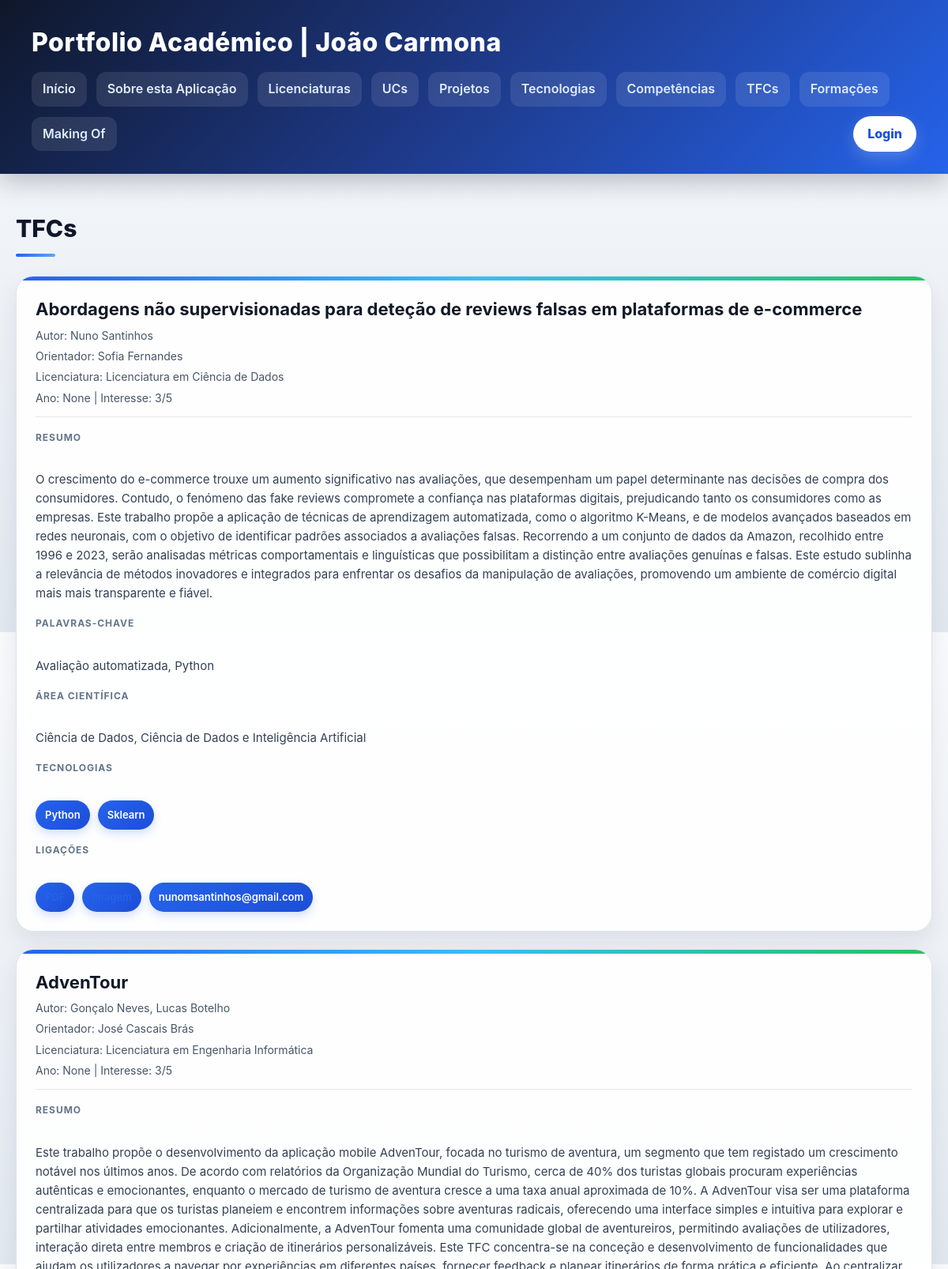
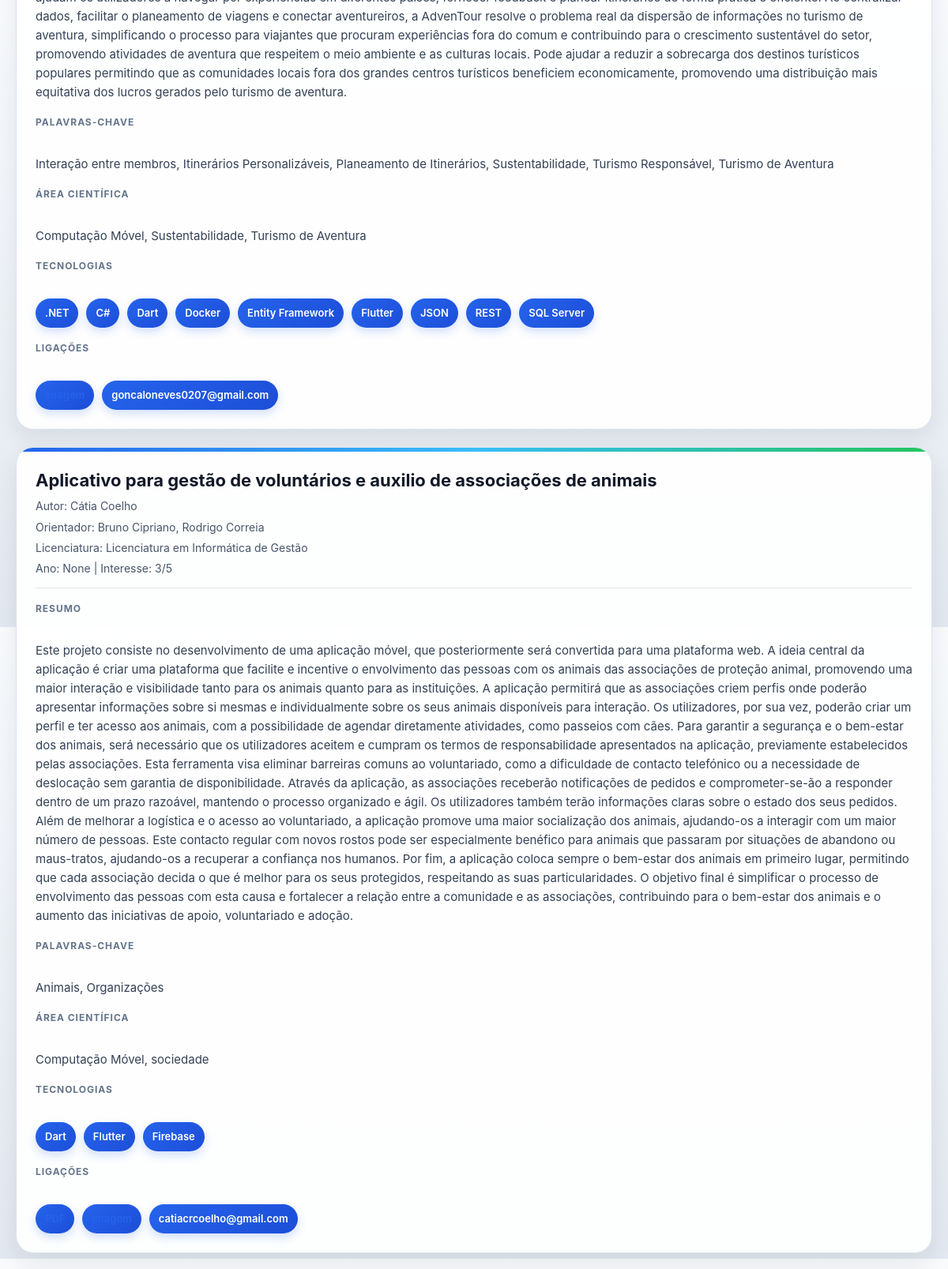
Screenshot of /portfolio/tfcs/ (upper part) with the database file from the repository (2 pictures, top to bottom).
### portfolio/models.py (models this page shows, shortened)
class TFC(models.Model):
    titulo = models.CharField(max_length=200)
    autor = models.CharField(max_length=150, blank=True)
    orientador = models.CharField(max_length=150, blank=True)
    licenciatura = models.CharField(max_length=150, blank=True)
    ano = models.IntegerField(null=True, blank=True)
    resumo = models.TextField(blank=True)
    palavras_chave = models.TextField(blank=True)
    area_cientifica = models.CharField(max_length=150, blank=True)
    pdf = models.URLField(blank=True)
    imagem = models.URLField(blank=True)
    email = models.EmailField(blank=True)
    interesse = models.IntegerField(default=3)
    tecnologias = models.ManyToManyField(Tecnologia, related_name='tfcs', blank=True)

class Tecnologia(models.Model):
    TIPO_CHOICES = [('linguagem','Linguagem'),('framework','Framework'),('bd','Base de Dados'),('ferramenta','Ferramenta'),('outra','Outra')]
    nome = models.CharField(max_length=100)
    tipo = models.CharField(max_length=20,choices=TIPO_CHOICES,default='outra')
    descricao = models.TextField(blank=True)
    principais_aspetos = models.TextField(blank=True)
    nivel_interesse = models.IntegerField(default=3)

### portfolio/views.py (the view)
# urls.py: path('tfcs/', views.tfcs_view, name='tfcs'),
def tfcs_view(request):
    tfcs = TFC.objects.prefetch_related('tecnologias').all()
    return render(request, 'portfolio/tfcs.html', {'tfcs': tfcs})

### portfolio/templates/portfolio/tfcs.html
{% extends "portfolio/base.html" %}
{% block content %}
<h2>TFCs</h2>
<section>
    {% for tfc in tfcs %}
    <article>
        <header>
            <h3>{{ tfc.titulo }}</h3>
            <p>Autor: {{ tfc.autor }}</p>
            <p>Orientador: {{ tfc.orientador }}</p>
            <p>Licenciatura: {{ tfc.licenciatura }}</p>
            <p>Ano: {{ tfc.ano }} | Interesse: {{ tfc.interesse }}/5</p>
        </header>
        <section>
            <h4>Resumo</h4>
            <p>{{ tfc.resumo }}</p>
        </section>
        <section>
            <h4>Palavras-chave</h4>
            <p>{{ tfc.palavras_chave }}</p>
        </section>
        <section>
            <h4>Área Científica</h4>
            <p>{{ tfc.area_cientifica }}</p>
        </section>
        <section>
            <h4>Tecnologias</h4>
            <ul>
                {% for tecnologia in tfc.tecnologias.all %}
                    <li>{{ tecnologia.nome }}</li>
                {% empty %}
                    <li>Sem tecnologias associadas</li>
                {% endfor %}
            </ul>
        </section>
        <section>
            <h4>Ligações</h4>
            <ul>
                {% if tfc.pdf %}
                    <li><a href="{{ tfc.pdf }}" target="_blank">PDF</a></li>
                {% endif %}
                {% if tfc.imagem %}
                    <li><a href="{{ tfc.imagem }}" target="_blank">Imagem</a></li>
                {% endif %}
                {% if tfc.email %}
                    <li>{{ tfc.email }}</li>
                {% endif %}
            </ul>
        </section>
    </article>
    {% empty %}
    <article>
        <header><h3>Sem TFCs</h3></header>
    </article>
    {% endfor %}
</section>
{% endblock %}

### portfolio/static/portfolio/styles.css (style rules this page uses)
* { box-sizing: border-box; margin: 0; padding: 0; }
body { font-family: "Inter", "Segoe UI", system-ui, -apple-system, sans-serif; background: linear-gradient(180deg, #f8fafc 0%, #e2e8f0 100%); color: #0f172a; line-height: 1.6; min-height: 100vh; }
h2 { font-size: 30px; font-weight: 800; margin-bottom: 24px; color: #0f172a; position: relative; display: inline-block; }
h2::after { content: ""; display: block; width: 65%; height: 4px; background: linear-gradient(90deg, #2563eb, #60a5fa); border-radius: 999px; margin-top: 8px; }
h3 { font-size: 22px; font-weight: 700; color: #111827; }
h4 { font-size: 12px; text-transform: uppercase; letter-spacing: 0.08em; color: #64748b; margin-bottom: 10px; }
section { display: grid; gap: 22px; }
section > article { background: rgba(255, 255, 255, 0.94); border: 1px solid #dbe4ee; border-radius: 22px; padding: 24px; box-shadow: 0 12px 28px rgba(15, 23, 42, 0.08); transition: all 0.28s ease; position: relative; overflow: hidden; }
section > article::before { content: ""; position: absolute; inset: 0 0 auto 0; height: 5px; background: linear-gradient(90deg, #2563eb, #38bdf8, #22c55e); }
article > header { margin-bottom: 16px; padding-bottom: 12px; border-bottom: 1px solid #e5e7eb; }
article > header p { color: #475569; font-size: 14px; margin-top: 4px; }
article p { color: #334155; font-size: 15px; }
article > section { margin-top: 16px; }
article > section > ul { list-style: none; display: flex; flex-wrap: wrap; gap: 10px; }
article > section > ul > li { background: linear-gradient(135deg, #2563eb, #1d4ed8); color: white; padding: 8px 12px; border-radius: 999px; font-size: 13px; font-weight: 600; box-shadow: 0 5px 12px rgba(37, 99, 235, 0.20); transition: transform 0.2s ease, opacity 0.2s ease; }
a { color: #2563eb; text-decoration: none; transition: color 0.2s ease; }

### rows the page displays
TFC: titulo "Abordagens não supervisionadas para deteção de reviews falsas em plataformas de e-commerce", autor "Nuno Santinhos", orientador "Sofia Fernandes", licenciatura "Licenciatura em Ciência de Dados", ano "None", interesse "3", resumo "O crescimento do e-commerce trouxe um aumento significativo nas avaliações, que desempenham um papel determinante nas decisões de compra dos consumidores. Contudo, o fenómeno das fake reviews compromete a confiança nas plataformas digitais, prejudicando tanto os consumidores como as empresas. Este trabalho propõe a aplicação de técnicas de aprendizagem automatizada, como o algoritmo K-Means, e de modelos avançados baseados em redes neuronais, com o objetivo de identificar padrões associados a avaliações falsas. Recorrendo a um conjunto de dados da Amazon, recolhido entre 1996 e 2023, serão analisadas métricas comportamentais e linguísticas que possibilitam a distinção entre avaliações…", palavras_chave "Avaliação automatizada, Python", area_cientifica "Ciência de Dados, Ciência de Dados e Inteligência Artificial", email "nunomsantinhos@gmail.com"
Tecnologia: nome "Python"
Tecnologia: nome "Sklearn"
TFC: titulo "AdvenTour", autor "Gonçalo Neves, Lucas Botelho", orientador "José Cascais Brás", licenciatura "Licenciatura em Engenharia Informática", ano "None", interesse "3", resumo "Este trabalho propõe o desenvolvimento da aplicação mobile AdvenTour, focada no turismo de aventura, um segmento que tem registado um crescimento notável nos últimos anos. De acordo com relatórios da Organização Mundial do Turismo, cerca de 40% dos turistas globais procuram experiências autênticas e emocionantes, enquanto o mercado de turismo de aventura cresce a uma taxa anual aproximada de 10%. A AdvenTour visa ser uma plataforma centralizada para que os turistas planeiem e encontrem informações sobre aventuras radicais, oferecendo uma interface simples e intuitiva para explorar e partilhar atividades emocionantes. Adicionalmente, a AdvenTour fomenta uma comunidade global de aventureiros,…", palavras_chave "Interação entre membros, Itinerários Personalizáveis, Planeamento de Itinerários, Sustentabilidade, Turismo Responsável, Turismo de Aventura", area_cientifica "Computação Móvel, Sustentabilidade, Turismo de Aventura", email "goncaloneves0207@gmail.com"
Tecnologia: nome ".NET"
Tecnologia: nome "C#"
Tecnologia: nome "Dart"
Tecnologia: nome "Docker"
Tecnologia: nome "Entity Framework"
Tecnologia: nome "Flutter"
Tecnologia: nome "JSON"
Tecnologia: nome "REST"
Tecnologia: nome "SQL Server"
TFC: titulo "Aplicativo para gestão de voluntários e auxilio de associações de animais", autor "Cátia Coelho", orientador "Bruno Cipriano, Rodrigo Correia", licenciatura "Licenciatura em Informática de Gestão", ano "None", interesse "3", resumo "Este projeto consiste no desenvolvimento de uma aplicação móvel, que posteriormente será convertida para uma plataforma web. A ideia central da aplicação é criar uma plataforma que facilite e incentive o envolvimento das pessoas com os animais das associações de proteção animal, promovendo uma maior interação e visibilidade tanto para os animais quanto para as instituições. A aplicação permitirá que as associações criem perfis onde poderão apresentar informações sobre si mesmas e individualmente sobre os seus animais disponíveis para interação. Os utilizadores, por sua vez, poderão criar um perfil e ter acesso aos animais, com a possibilidade de agendar diretamente atividades, como passeios…", palavras_chave "Animais, Organizações", area_cientifica "Computação Móvel, sociedade", email "catiacrcoelho@gmail.com"
Tecnologia: nome "Firebase"
